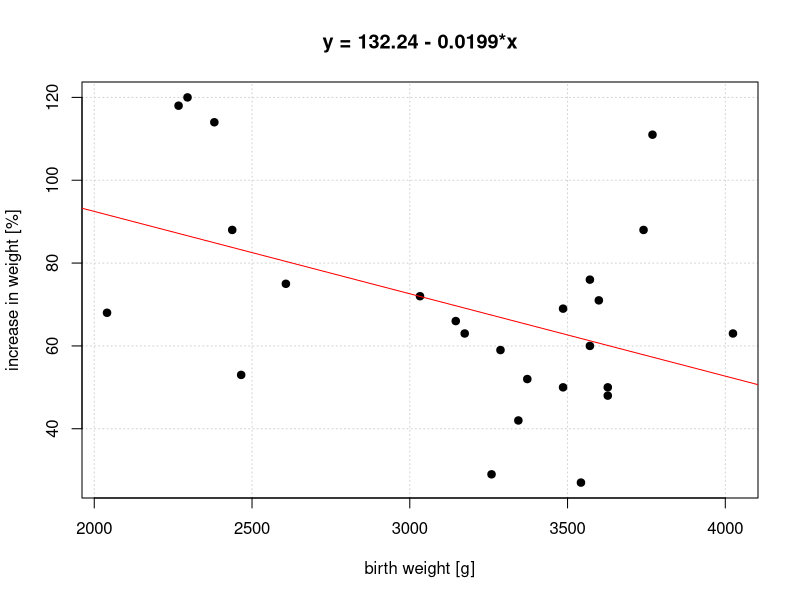

This chart was generated by the following R code:
x <- c(72, 112, 111, 107, 119, 
       92, 126, 80, 81, 84,
       115, 118, 128, 128, 123,
       116, 125, 126, 127, 86, 
       142, 132, 87, 123, 133)


y <- c(68, 63, 66, 72, 52, 
       75, 76, 118, 120, 114,
       29, 42, 48, 50, 69, 
       59, 27, 60, 71, 88,
       63, 88, 53, 50, 111)

x <- x*28.34

plot(x,y, pch=19, xlab="birth weight [g]", ylab="increase in weight [%]", main="y = 132.24 - 0.0199*x", panel.first = grid())
abline(lm(y~x), col="red")
summary(lm(y~x))



       